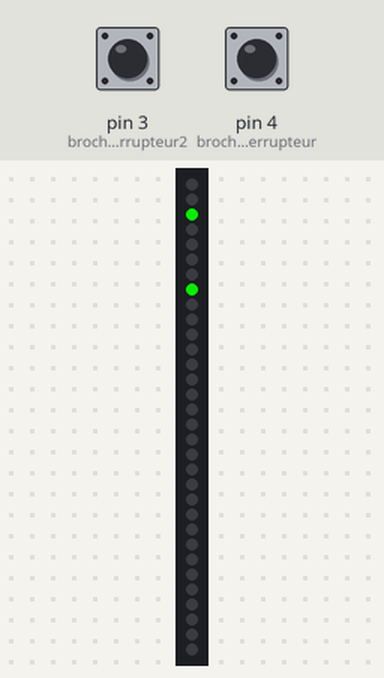
This sketch was run on a simulated Arduino Uno, built with avr-gcc and run on an emulated ATmega328P. Shown: 1×32 RGB LED matrix (first LED top left, wired row by row). Inputs (shaded band) come from the test bench; at power-on: pin 4 (brocheInterrupteur) HIGH, pin 3 (brocheInterrupteur2) HIGH. Dim RGB values are drawn brighter than linear; random numbers use the default seed unless the sketch sets one; what the sketch prints to the serial monitor is not drawn.

Above: at 0.15 s.
At 0.55 s:
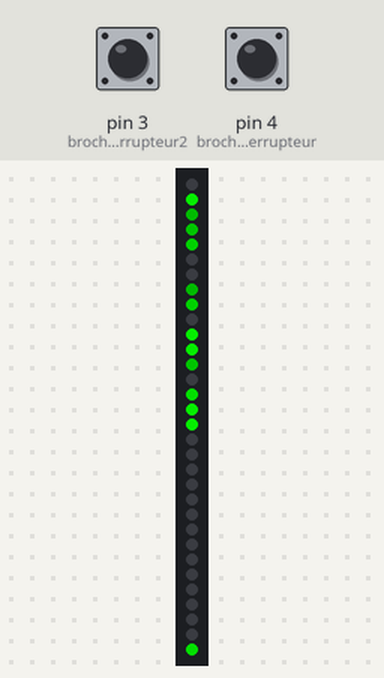
At 1.25 s:
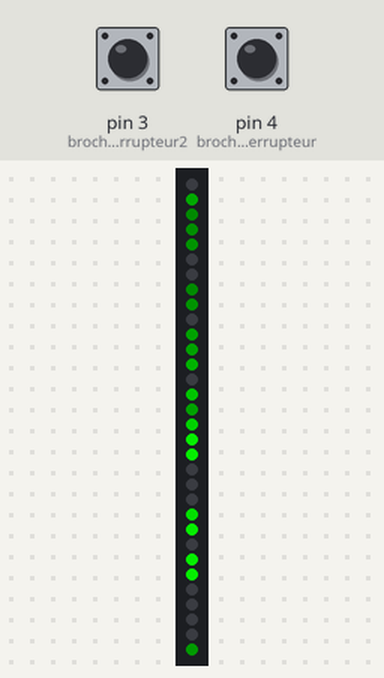
1.3 s: pin 4 (brocheInterrupteur) pulled LOW for 0.15 s
2.0 s: pin 3 (brocheInterrupteur2) pulled LOW for 0.15 s
2.7 s: pin 4 (brocheInterrupteur) pulled LOW for 1 s
4.3 s: pin 3 (brocheInterrupteur2) pulled LOW for 1 s
Timing chart, 0 to 6.9 s (numbered marks = the images above; inputs shaded):
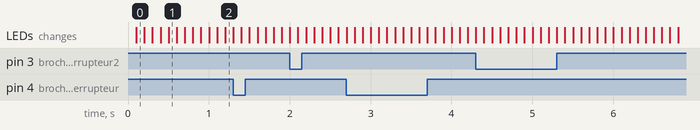

The sketch:

del_bouton.ino
```cpp
//Digital Rain implementation
//fastled 16x16 matrix demo
//Yaroslaw Turbin 24.08.2020
//https://vk.com/ldirko
//https://www.reddit.com/user/ldirko/
#include "FastLED.h"
// Matrix size
#define NUM_ROWS 32
#define NUM_COLS 1
// LEDs pin
#define DATA_PIN 7
// LED brightness
#define BRIGHTNESS 255
#define NUM_LEDS NUM_ROWS * NUM_COLS
// Define the array of leds
CRGB leds[NUM_LEDS];
byte rain[NUM_LEDS];
byte counter = 1;
int speed = 1;

int valeurPrecedenteInterrupteur;
int brocheInterrupteur = 4;

int valeurPrecedenteInterrupteur2;
int brocheInterrupteur2 = 3;

void setup() {
  Serial.begin(38400);
  pinMode(brocheInterrupteur, INPUT_PULLUP);
  pinMode(brocheInterrupteur2, INPUT_PULLUP);

  FastLED.addLeds<NEOPIXEL, DATA_PIN>(leds, NUM_LEDS);
  FastLED.setBrightness(BRIGHTNESS);
  raininit();
}
void loop() {


  EVERY_N_MILLISECONDS(20) {
    int nouvelleValeurInterrupteur = digitalRead(brocheInterrupteur);
    int nouvelleValeurInterrupteur2 = digitalRead(brocheInterrupteur2);


    if (valeurPrecedenteInterrupteur != nouvelleValeurInterrupteur) {
      Serial.print("/but ");
      Serial.println(nouvelleValeurInterrupteur);
      valeurPrecedenteInterrupteur = nouvelleValeurInterrupteur;
    }
    if (valeurPrecedenteInterrupteur2 != nouvelleValeurInterrupteur2) {
      Serial.print("/but2 ");
      Serial.println(nouvelleValeurInterrupteur2);
      valeurPrecedenteInterrupteur2 = nouvelleValeurInterrupteur2;
    }
  }

  EVERY_N_MILLISECONDS(100) {
    updaterain();
    FastLED.show();
  }
  EVERY_N_MILLISECONDS(30) {
    changepattern();
  }
} //loop
void changepattern () {
  int rand1 = random16 (NUM_LEDS);
  int rand2 = random16 (NUM_LEDS);
  if ((rain[rand1] == 1) && (rain[rand2] == 0) )   //simple get two random dot 1 and 0 and swap it,
  {
    rain[rand1] = 0;  //this will not change total number of dots
    rain[rand2] = 1;
  }
} //changepattern
void raininit() {                               //init array of dots. run once
  for (int i = 0; i < NUM_LEDS; i++) {
    if (random8(20) == 0) {
      rain[i] = 1;  //random8(20) number of dots. decrease for more dots
    }
    else {
      rain[i] = 0;
    }
  }
} //raininit
void updaterain() {
  for (byte i = 0; i < NUM_COLS; i++) {
    for (byte j = 0; j < NUM_ROWS; j++) {
      byte layer = rain[XY(i, ((j + speed + random8(2) + NUM_ROWS) % NUM_ROWS))];   //fake scroll based on shift coordinate
      // random8(2) add glitchy look
      if (layer) {
        leds[XY((NUM_COLS - 1) - i, (NUM_ROWS - 1) - j)] = CHSV(95, 255, BRIGHTNESS);
      }
    }
  }
  speed ++;
  fadeToBlackBy(leds, NUM_LEDS, 40);
  blurRows(leds, NUM_COLS, NUM_ROWS, 16);      //if you want
} //updaterain
uint16_t XY (uint8_t x, uint8_t y) {
  return (y * NUM_COLS + x);
}
```
